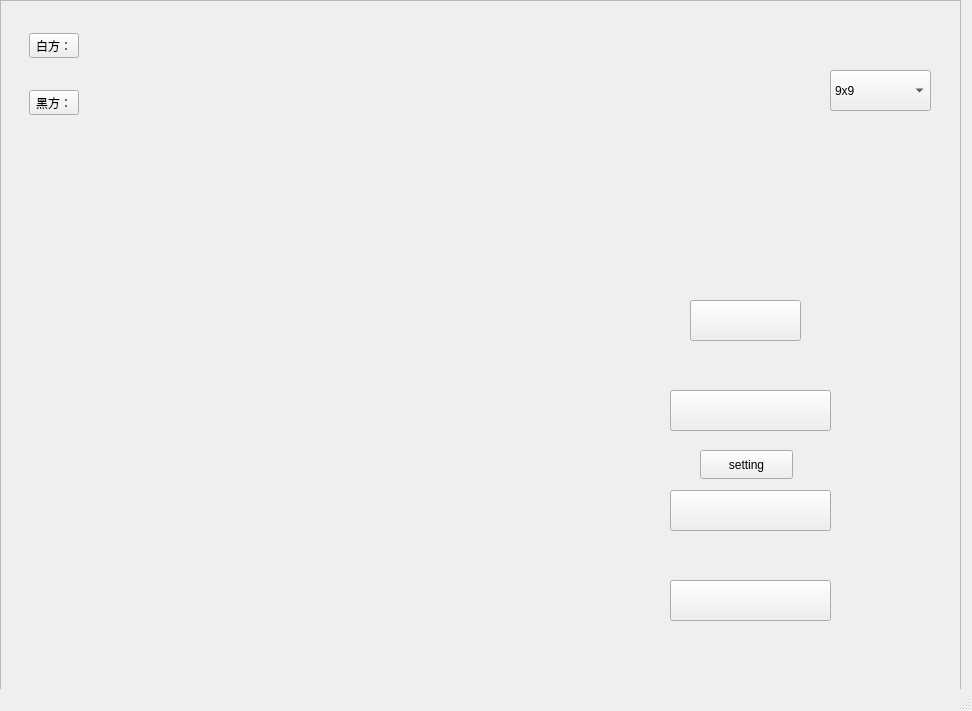
<?xml version="1.0" encoding="UTF-8"?>
<ui version="4.0">
 <class>MainWindow_01</class>
 <widget class="QMainWindow" name="MainWindow_01">
  <property name="geometry">
   <rect>
    <x>0</x>
    <y>0</y>
    <width>972</width>
    <height>711</height>
   </rect>
  </property>
  <property name="windowTitle">
   <string>MainWindow</string>
  </property>
  <widget class="QWidget" name="centralwidget">
   <widget class="QFrame" name="BackGround">
    <property name="geometry">
     <rect>
      <x>0</x>
      <y>0</y>
      <width>961</width>
      <height>771</height>
     </rect>
    </property>
    <property name="styleSheet">
     <string notr="true">#BackGround{
	border-image: url(:/new/prefix1/newback01.jpg);

}</string>
    </property>
    <property name="frameShape">
     <enum>QFrame::StyledPanel</enum>
    </property>
    <property name="frameShadow">
     <enum>QFrame::Raised</enum>
    </property>
    <widget class="QPushButton" name="StartGame">
     <property name="geometry">
      <rect>
       <x>670</x>
       <y>490</y>
       <width>161</width>
       <height>41</height>
      </rect>
     </property>
     <property name="styleSheet">
      <string notr="true">color: qlineargradient(spread:pad, x1:0, y1:0, x2:1, y2:0, stop:0 rgba(0, 0, 0, 255), stop:1 rgba(255, 255, 255, 255));</string>
     </property>
     <property name="text">
      <string/>
     </property>
     <property name="icon">
      <iconset resource="pic.qrc">
       <normaloff>:/picture/visitor.png</normaloff>:/picture/visitor.png</iconset>
     </property>
     <property name="iconSize">
      <size>
       <width>300</width>
       <height>100</height>
      </size>
     </property>
    </widget>
    <widget class="QPushButton" name="help">
     <property name="geometry">
      <rect>
       <x>690</x>
       <y>300</y>
       <width>111</width>
       <height>41</height>
      </rect>
     </property>
     <property name="styleSheet">
      <string notr="true">border-image: url(:/new/prefix1/image/bottons.qrc);</string>
     </property>
     <property name="text">
      <string/>
     </property>
     <property name="icon">
      <iconset resource="pic.qrc">
       <normaloff>:/picture/help.png</normaloff>:/picture/help.png</iconset>
     </property>
     <property name="iconSize">
      <size>
       <width>300</width>
       <height>40</height>
      </size>
     </property>
    </widget>
    <widget class="QPushButton" name="ourteam">
     <property name="geometry">
      <rect>
       <x>670</x>
       <y>580</y>
       <width>161</width>
       <height>41</height>
      </rect>
     </property>
     <property name="text">
      <string/>
     </property>
     <property name="icon">
      <iconset resource="pic.qrc">
       <normaloff>:/picture/ourteam.png</normaloff>:/picture/ourteam.png</iconset>
     </property>
     <property name="iconSize">
      <size>
       <width>150</width>
       <height>40</height>
      </size>
     </property>
    </widget>
    <widget class="QPushButton" name="login">
     <property name="geometry">
      <rect>
       <x>670</x>
       <y>390</y>
       <width>161</width>
       <height>41</height>
      </rect>
     </property>
     <property name="text">
      <string/>
     </property>
     <property name="icon">
      <iconset resource="pic.qrc">
       <normaloff>:/picture/login.png</normaloff>:/picture/login.png</iconset>
     </property>
     <property name="iconSize">
      <size>
       <width>150</width>
       <height>40</height>
      </size>
     </property>
     <property name="autoDefault">
      <bool>false</bool>
     </property>
    </widget>
    <widget class="QWidget" name="widget_3" native="true">
     <property name="geometry">
      <rect>
       <x>20</x>
       <y>20</y>
       <width>230</width>
       <height>108</height>
      </rect>
     </property>
     <layout class="QVBoxLayout" name="verticalLayout">
      <item>
       <widget class="QWidget" name="widget" native="true">
        <layout class="QHBoxLayout" name="horizontalLayout">
         <item>
          <widget class="QToolButton" name="toolButton">
           <property name="text">
            <string>白方：</string>
           </property>
          </widget>
         </item>
         <item>
          <widget class="QLabel" name="user_white">
           <property name="text">
            <string/>
           </property>
          </widget>
         </item>
        </layout>
       </widget>
      </item>
      <item>
       <widget class="QWidget" name="widget_2" native="true">
        <layout class="QHBoxLayout" name="horizontalLayout_2">
         <item>
          <widget class="QToolButton" name="toolButton_2">
           <property name="text">
            <string>黑方：</string>
           </property>
          </widget>
         </item>
         <item>
          <widget class="QLabel" name="user_black">
           <property name="text">
            <string/>
           </property>
          </widget>
         </item>
        </layout>
       </widget>
      </item>
     </layout>
    </widget>
    <widget class="QComboBox" name="Broad">
     <property name="geometry">
      <rect>
       <x>830</x>
       <y>70</y>
       <width>101</width>
       <height>41</height>
      </rect>
     </property>
     <property name="styleSheet">
      <string notr="true"/>
     </property>
     <property name="currentIndex">
      <number>0</number>
     </property>
     <property name="frame">
      <bool>true</bool>
     </property>
     <item>
      <property name="text">
       <string>9x9</string>
      </property>
     </item>
     <item>
      <property name="text">
       <string>11x11</string>
      </property>
     </item>
     <item>
      <property name="text">
       <string>13x13</string>
      </property>
     </item>
    </widget>
    <widget class="QPushButton" name="net_setting">
     <property name="geometry">
      <rect>
       <x>700</x>
       <y>450</y>
       <width>93</width>
       <height>29</height>
      </rect>
     </property>
     <property name="text">
      <string>setting</string>
     </property>
    </widget>
    <zorder>help</zorder>
    <zorder>StartGame</zorder>
    <zorder>ourteam</zorder>
    <zorder>login</zorder>
    <zorder>widget_3</zorder>
    <zorder>Broad</zorder>
    <zorder>net_setting</zorder>
   </widget>
  </widget>
  <widget class="QMenuBar" name="menubar">
   <property name="geometry">
    <rect>
     <x>0</x>
     <y>0</y>
     <width>972</width>
     <height>26</height>
    </rect>
   </property>
  </widget>
  <widget class="QStatusBar" name="statusbar"/>
 </widget>
 <resources>
  <include location="pic.qrc"/>
 </resources>
 <connections/>
</ui>
